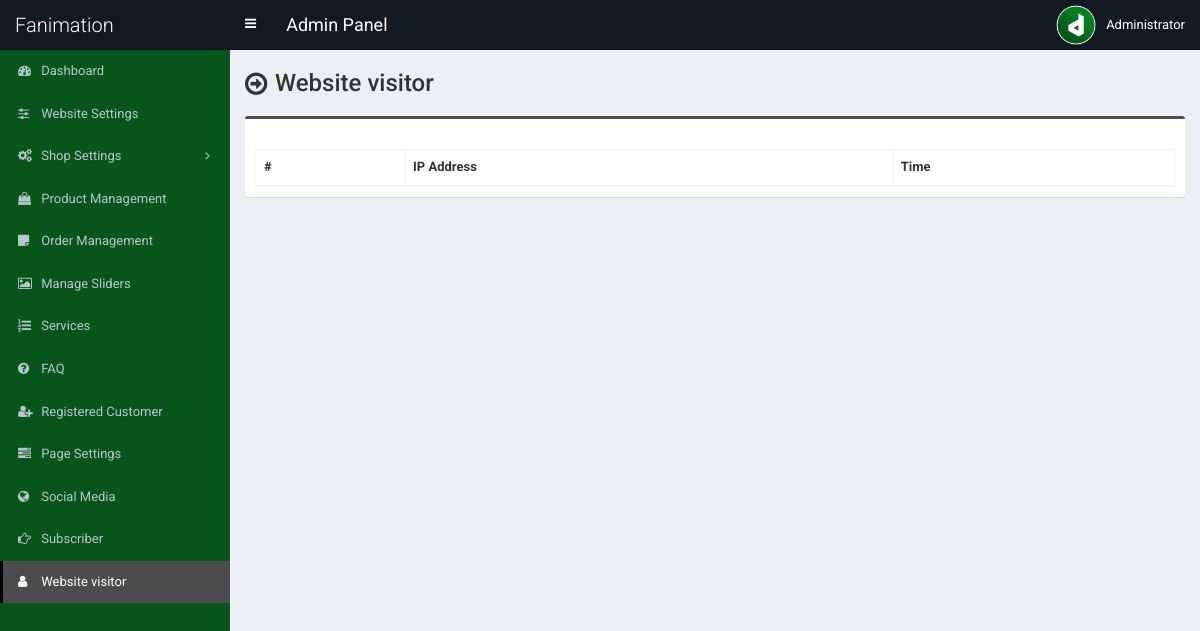
Before: /admin/website-visitor.php (signed in) with the older database file.
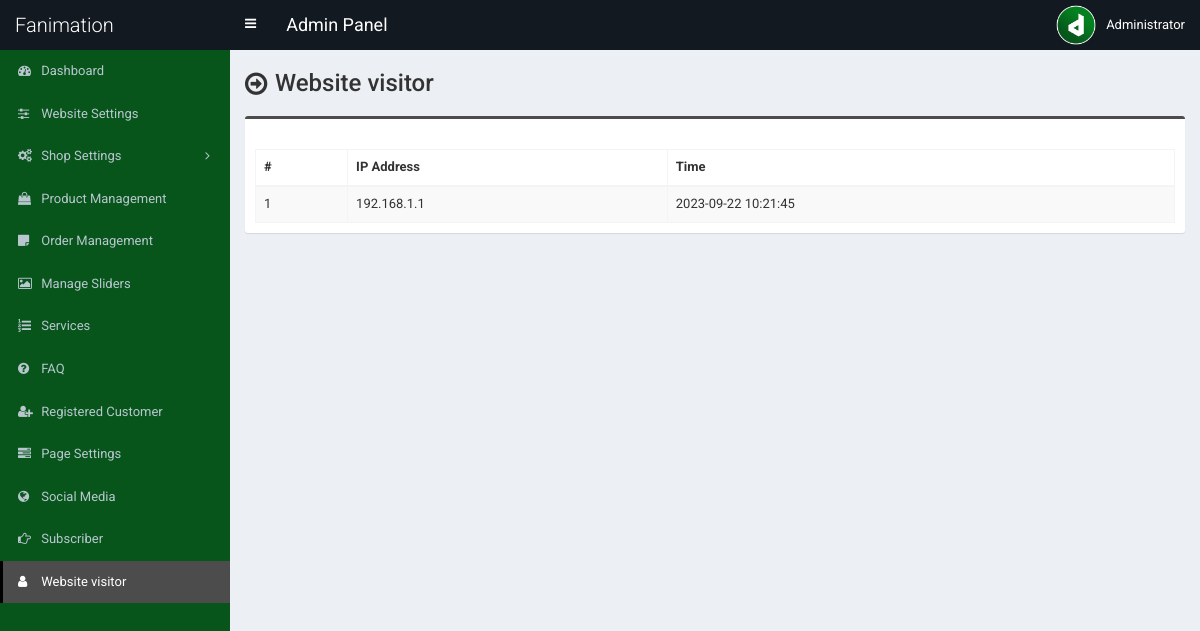
After: the same page with the newer database file.
### tables this page shows
CREATE TABLE `tbl_website_visitor` (
  `id` int(11) NOT NULL,
  `ipAddress` varchar(255) DEFAULT NULL,
  `time` datetime DEFAULT NULL
);

### admin/website-visitor.php (the view)
<?php require_once('header.php'); ?>
<section class="content-header">
	<div class="content-header-left">
		<h1>Website visitor</h1>
	</div>
</section>
<section class="content">
  <div class="row">
    <div class="col-md-12">
      <div class="box box-info">
        <div class="box-body table-responsive">
          <table id="example1" class="table table-bordered table-hover table-striped">
			<thead>
			    <tr>
			        <th>#</th>
			        <th>IP Address</th>
			        <th>Time</th>
			    </tr>
			</thead>
            <tbody>
            	<?php
            	$statement = $pdo->prepare("SELECT * FROM tbl_website_visitor");
            	$statement->execute();
            	$result = $statement->fetchAll(PDO::FETCH_ASSOC);
            	foreach ($result as $row) {
            		?>
					<tr>
	                    <td><?php echo $row['id']; ?></td>
	                    <td><?php echo $row['ipAddress']; ?></td>
	                    <td><?php echo $row['time']; ?></td>
	                </tr>
            		<?php
            	}
            	?>
            </tbody>
          </table>
        </div>
      </div>
</section>
<?php require_once('footer.php'); ?>

Changed rows visible on the page:
added tbl_website_visitor: id "1", ipAddress "192.168.1.1", time "2023-09-22 10:21:45"
